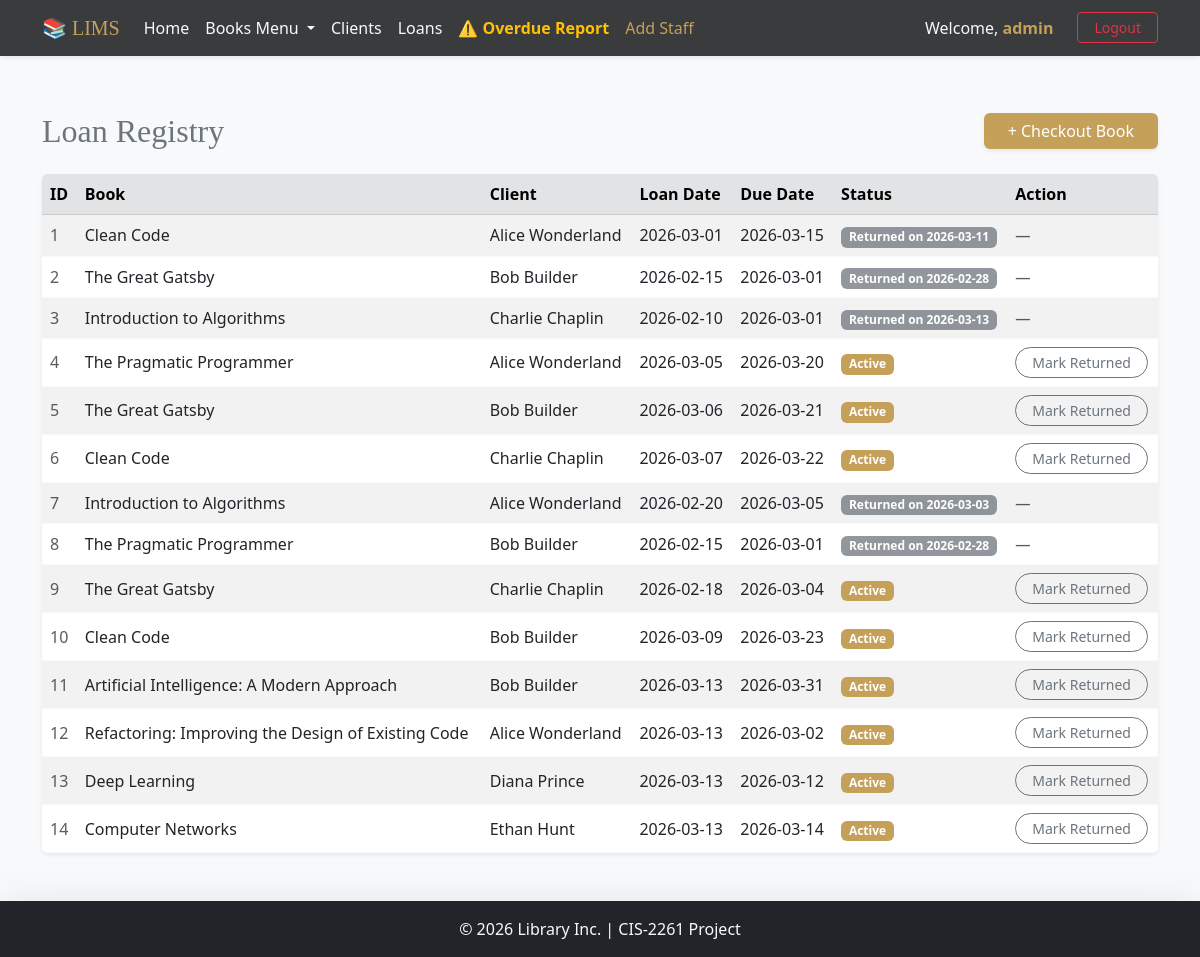
Screenshot of /index.php?page=loans (signed in) with the database file from the repository.
### tables this page shows
CREATE TABLE `loans` (
  `id` int(11) NOT NULL,
  `book_id` int(11) NOT NULL,
  `client_id` int(11) NOT NULL,
  `loan_date` date NOT NULL,
  `due_date` date NOT NULL,
  `return_date` date DEFAULT NULL
);

CREATE TABLE `books` (
  `id` int(11) NOT NULL,
  `title` varchar(200) NOT NULL,
  `type` varchar(50) NOT NULL,
  `publisher` varchar(100) NOT NULL,
  `supplier_id` int(11) DEFAULT NULL
);

CREATE TABLE `clients` (
  `id` int(11) NOT NULL,
  `name` varchar(100) NOT NULL,
  `email` varchar(100) DEFAULT NULL,
  `phone` varchar(20) DEFAULT NULL
);

### app/controllers/LoanController.php (called while the page is built, shortened)
<?php
require_once __DIR__ . '/../config/config.php';
class LoanController {
    private $loanModel;
    public function __construct() {
        $this->loanModel = new LoanModel();
    }
    public function index() {
        $loans = $this->loanModel->getAll();
        include __DIR__ . '/../views/loans/list.php';
    }
}
?>

### app/config/config.php (called while the page is built, shortened)
<?php
spl_autoload_register(function($class) {
    $file = APP_PATH . 'models/' . $class . '.php';
});
?>

### app/models/LoanModel.php (called while the page is built, shortened)
<?php
require_once __DIR__ . '/../config/database.php';
class LoanModel {
    private $conn;
    private $table = 'loans';
    public function __construct() {
        $database = new Database();
        $this->conn = $database->getConnection();
    }
    public function getAll() {
        $query = "SELECT l.*, b.title as book_title, c.name as client_name
                  FROM " . $this->table . " l
                  INNER JOIN books b ON l.book_id = b.id
                  INNER JOIN clients c ON l.client_id = c.id
                  ORDER BY l.id ASC";
        $stmt = $this->conn->prepare($query);
        $stmt->execute();
        return $stmt->fetchAll();
    }
}
?>

### app/config/database.php (called while the page is built, shortened)
<?php
class Database {
    private $host = 'localhost';
    private $db_name = 'lims';
    private $username = 'root';
    private $password = '';
    public function getConnection() {
        $this->conn = null;
        try {
            $this->conn = new PDO(
                "mysql:host=" . $this->host . ";dbname=" . $this->db_name,
                $this->username,
                $this->password
            );
            $this->conn->setAttribute(PDO::ATTR_ERRMODE, PDO::ERRMODE_EXCEPTION);
            $this->conn->setAttribute(PDO::ATTR_DEFAULT_FETCH_MODE, PDO::FETCH_ASSOC);
        } catch(PDOException $e) {
            echo "Connection Error: " . $e->getMessage();
        }
        return $this->conn;
    }
}
?>

### app/views/loans/list.php (the view)
<?php include __DIR__ . '/../layout/header.php'; ?>
    <div class="d-flex justify-content-between align-items-center mb-4 mt-2">
        <h2 class="mb-0 text-secondary" style="font-family: Georgia, serif;">Loan Registry</h2>
        <a href="index.php?page=loan_checkout" class="btn shadow-sm px-4"
           style="background-color: #c5a059; color: #fff; border: none; font-weight: 500;">
            + Checkout Book
        </a>
    </div>
    <div class="table-responsive shadow-sm rounded">
        <table class="table table-striped table-hover mb-0 align-middle border-light">
            <thead class="table-secondary text-secondary">
            <tr>
                <th>ID</th>
                <th>Book</th>
                <th>Client</th>
                <th>Loan Date</th>
                <th>Due Date</th>
                <th>Status</th>
                <th>Action</th>
            </tr>
            </thead>
            <tbody class="bg-white">
            <?php if (!empty($loans)): ?>
                <?php foreach ($loans as $loan): ?>
                    <tr>
                        <td class="text-muted"><?= htmlspecialchars($loan['id']) ?></td>
                        <td class="fw-medium"><?= htmlspecialchars($loan['book_title'] ?? 'Unknown Book') ?></td>
                        <td><?= htmlspecialchars($loan['client_name'] ?? 'Unknown Client') ?></td>
                        <td><?= htmlspecialchars($loan['loan_date']) ?></td>
                        <td><?= htmlspecialchars($loan['due_date']) ?></td>
                        <td>
                            <?php if (!empty($loan['return_date'])): ?>
                                <span class="badge bg-secondary bg-opacity-75">Returned on <?= htmlspecialchars($loan['return_date']) ?></span>
                            <?php else: ?>
                                <span class="badge" style="background-color: #c5a059;">Active</span>
                            <?php endif; ?>
                        </td>
                        <td>
                            <?php if (empty($loan['return_date'])): ?>
                                <a href="index.php?page=loan_return&id=<?= $loan['id'] ?>"
                                   class="btn btn-sm btn-outline-secondary rounded-pill px-3">Mark Returned</a>
                            <?php else: ?>
                                <span class="text-muted fst-italic">—</span>
                            <?php endif; ?>
                        </td>
                    </tr>
                <?php endforeach; ?>
            <?php else: ?>
                <tr>
                    <td colspan="7" class="text-center py-4 text-muted">No loan records found.</td>
                </tr>
            <?php endif; ?>
            </tbody>
        </table>
    </div>
<?php include __DIR__ . '/../layout/footer.php'; ?>

### app/views/layout/header.php (style rules this page uses)
body { display: flex; flex-direction: column; min-height: 100vh; }

### rows the page displays
loans: id "1", book.title "Clean Code", client.name "Alice Wonderland", loan_date "2026-03-01", due_date "2026-03-15", return_date "2026-03-11"
loans: id "2", book.title "The Great Gatsby", client.name "Bob Builder", loan_date "2026-02-15", due_date "2026-03-01", return_date "2026-02-28"
loans: id "3", book.title "Introduction to Algorithms", client.name "Charlie Chaplin", loan_date "2026-02-10", due_date "2026-03-01", return_date "2026-03-13"
loans: id "4", book.title "The Pragmatic Programmer", client.name "Alice Wonderland", loan_date "2026-03-05", due_date "2026-03-20", shows "Active"
loans: id "5", book.title "The Great Gatsby", client.name "Bob Builder", loan_date "2026-03-06", due_date "2026-03-21", shows "Active"
loans: id "6", book.title "Clean Code", client.name "Charlie Chaplin", loan_date "2026-03-07", due_date "2026-03-22", shows "Active"
loans: id "7", book.title "Introduction to Algorithms", client.name "Alice Wonderland", loan_date "2026-02-20", due_date "2026-03-05", return_date "2026-03-03"
loans: id "8", book.title "The Pragmatic Programmer", client.name "Bob Builder", loan_date "2026-02-15", due_date "2026-03-01", return_date "2026-02-28"
loans: id "9", book.title "The Great Gatsby", client.name "Charlie Chaplin", loan_date "2026-02-18", due_date "2026-03-04", shows "Active"
loans: id "10", book.title "Clean Code", client.name "Bob Builder", loan_date "2026-03-09", due_date "2026-03-23", shows "Active"
loans: id "11", book.title "Artificial Intelligence: A Modern Approach", client.name "Bob Builder", loan_date "2026-03-13", due_date "2026-03-31", shows "Active"
loans: id "12", book.title "Refactoring: Improving the Design of Existing Code", client.name "Alice Wonderland", loan_date "2026-03-13", due_date "2026-03-02", shows "Active"
loans: id "13", book.title "Deep Learning", client.name "Diana Prince", loan_date "2026-03-13", due_date "2026-03-12", shows "Active"
loans: id "14", book.title "Computer Networks", client.name "Ethan Hunt", loan_date "2026-03-13", due_date "2026-03-14", shows "Active"

### other values shown
$_SESSION['username'] "admin"
